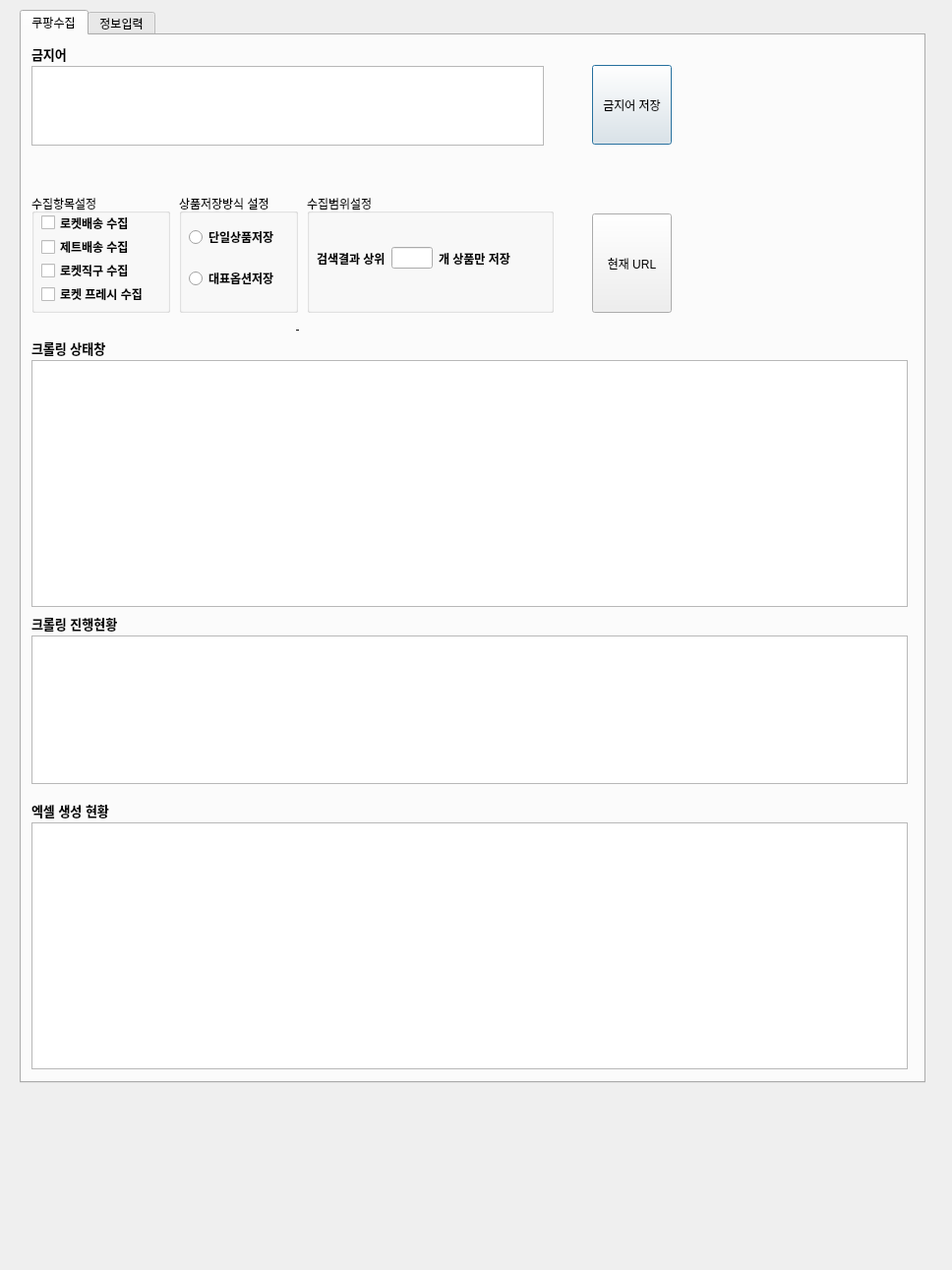
<?xml version="1.0" encoding="UTF-8"?>
<ui version="4.0">
 <class>dialog</class>
 <widget class="QDialog" name="dialog">
  <property name="geometry">
   <rect>
    <x>0</x>
    <y>0</y>
    <width>968</width>
    <height>1291</height>
   </rect>
  </property>
  <property name="windowTitle">
   <string>Dialog</string>
  </property>
  <widget class="QTabWidget" name="tabWidget">
   <property name="geometry">
    <rect>
     <x>20</x>
     <y>10</y>
     <width>921</width>
     <height>1091</height>
    </rect>
   </property>
   <property name="currentIndex">
    <number>0</number>
   </property>
   <widget class="QWidget" name="tab">
    <attribute name="title">
     <string>쿠팡수집</string>
    </attribute>
    <widget class="QPushButton" name="forbidden_keyword_save_pushButton">
     <property name="geometry">
      <rect>
       <x>580</x>
       <y>30</y>
       <width>81</width>
       <height>81</height>
      </rect>
     </property>
     <property name="minimumSize">
      <size>
       <width>0</width>
       <height>70</height>
      </size>
     </property>
     <property name="text">
      <string>금지어 저장</string>
     </property>
    </widget>
    <widget class="QPushButton" name="cp_crawling_start_pushButton">
     <property name="geometry">
      <rect>
       <x>580</x>
       <y>181</y>
       <width>81</width>
       <height>101</height>
      </rect>
     </property>
     <property name="minimumSize">
      <size>
       <width>0</width>
       <height>70</height>
      </size>
     </property>
     <property name="text">
      <string>현재 URL</string>
     </property>
    </widget>
    <widget class="QLabel" name="label_3">
     <property name="geometry">
      <rect>
       <x>10</x>
       <y>11</y>
       <width>51</width>
       <height>16</height>
      </rect>
     </property>
     <property name="font">
      <font>
       <pointsize>10</pointsize>
       <weight>75</weight>
       <bold>true</bold>
      </font>
     </property>
     <property name="text">
      <string>금지어</string>
     </property>
    </widget>
    <widget class="QGroupBox" name="groupBox_4">
     <property name="geometry">
      <rect>
       <x>290</x>
       <y>161</y>
       <width>251</width>
       <height>121</height>
      </rect>
     </property>
     <property name="title">
      <string>수집범위설정</string>
     </property>
     <widget class="QWidget" name="layoutWidget">
      <property name="geometry">
       <rect>
        <x>10</x>
        <y>20</y>
        <width>230</width>
        <height>91</height>
       </rect>
      </property>
      <layout class="QHBoxLayout" name="horizontalLayout">
       <item>
        <widget class="QLabel" name="label_2">
         <property name="font">
          <font>
           <weight>75</weight>
           <bold>true</bold>
          </font>
         </property>
         <property name="text">
          <string>검색결과 상위</string>
         </property>
        </widget>
       </item>
       <item>
        <widget class="QLineEdit" name="product_collect_amount_lineEdit">
         <property name="maximumSize">
          <size>
           <width>50</width>
           <height>16777215</height>
          </size>
         </property>
         <property name="frame">
          <bool>true</bool>
         </property>
         <property name="clearButtonEnabled">
          <bool>false</bool>
         </property>
        </widget>
       </item>
       <item>
        <widget class="QLabel" name="label">
         <property name="font">
          <font>
           <weight>75</weight>
           <bold>true</bold>
          </font>
         </property>
         <property name="text">
          <string>개 상품만 저장</string>
         </property>
        </widget>
       </item>
       <item>
        <spacer name="horizontalSpacer">
         <property name="orientation">
          <enum>Qt::Horizontal</enum>
         </property>
         <property name="sizeHint" stdset="0">
          <size>
           <width>40</width>
           <height>20</height>
          </size>
         </property>
        </spacer>
       </item>
      </layout>
     </widget>
    </widget>
    <widget class="QLabel" name="status_label">
     <property name="geometry">
      <rect>
       <x>20</x>
       <y>291</y>
       <width>521</width>
       <height>16</height>
      </rect>
     </property>
     <property name="text">
      <string>-</string>
     </property>
     <property name="alignment">
      <set>Qt::AlignCenter</set>
     </property>
    </widget>
    <widget class="QGroupBox" name="groupBox_3">
     <property name="geometry">
      <rect>
       <x>160</x>
       <y>161</y>
       <width>121</width>
       <height>121</height>
      </rect>
     </property>
     <property name="title">
      <string>상품저장방식 설정</string>
     </property>
     <widget class="QWidget" name="layoutWidget">
      <property name="geometry">
       <rect>
        <x>10</x>
        <y>20</y>
        <width>105</width>
        <height>91</height>
       </rect>
      </property>
      <layout class="QVBoxLayout" name="verticalLayout">
       <item>
        <layout class="QHBoxLayout" name="horizontalLayout_3">
         <item>
          <widget class="QRadioButton" name="single_product_save_radioButton">
           <property name="font">
            <font>
             <weight>75</weight>
             <bold>true</bold>
            </font>
           </property>
           <property name="text">
            <string>단일상품저장</string>
           </property>
          </widget>
         </item>
        </layout>
       </item>
       <item>
        <layout class="QHBoxLayout" name="horizontalLayout_4">
         <item>
          <widget class="QRadioButton" name="Representative_product_save_radioButton">
           <property name="font">
            <font>
             <weight>75</weight>
             <bold>true</bold>
            </font>
           </property>
           <property name="text">
            <string>대표옵션저장</string>
           </property>
          </widget>
         </item>
        </layout>
       </item>
      </layout>
     </widget>
    </widget>
    <widget class="QPlainTextEdit" name="forbidden_keyword_plainTextEdit">
     <property name="geometry">
      <rect>
       <x>10</x>
       <y>31</y>
       <width>521</width>
       <height>81</height>
      </rect>
     </property>
    </widget>
    <widget class="QGroupBox" name="groupBox_2">
     <property name="geometry">
      <rect>
       <x>10</x>
       <y>161</y>
       <width>141</width>
       <height>121</height>
      </rect>
     </property>
     <property name="title">
      <string>수집항목설정</string>
     </property>
     <widget class="QWidget" name="layoutWidget">
      <property name="geometry">
       <rect>
        <x>10</x>
        <y>20</y>
        <width>126</width>
        <height>91</height>
       </rect>
      </property>
      <layout class="QVBoxLayout" name="verticalLayout_3">
       <item>
        <widget class="QCheckBox" name="rocket_delivery_checkBox">
         <property name="font">
          <font>
           <weight>75</weight>
           <bold>true</bold>
          </font>
         </property>
         <property name="text">
          <string>로켓배송 수집</string>
         </property>
        </widget>
       </item>
       <item>
        <widget class="QCheckBox" name="rocket_merchant_checkBox">
         <property name="font">
          <font>
           <weight>75</weight>
           <bold>true</bold>
          </font>
         </property>
         <property name="text">
          <string>제트배송 수집</string>
         </property>
        </widget>
       </item>
       <item>
        <widget class="QCheckBox" name="rocket_global_checkBox">
         <property name="font">
          <font>
           <weight>75</weight>
           <bold>true</bold>
          </font>
         </property>
         <property name="text">
          <string>로켓직구 수집</string>
         </property>
        </widget>
       </item>
       <item>
        <widget class="QCheckBox" name="rocket_fresh_checkBox">
         <property name="font">
          <font>
           <weight>75</weight>
           <bold>true</bold>
          </font>
         </property>
         <property name="text">
          <string>로켓 프레시 수집</string>
         </property>
        </widget>
       </item>
      </layout>
     </widget>
    </widget>
    <widget class="QLabel" name="label_8">
     <property name="geometry">
      <rect>
       <x>10</x>
       <y>780</y>
       <width>101</width>
       <height>16</height>
      </rect>
     </property>
     <property name="font">
      <font>
       <pointsize>10</pointsize>
       <weight>75</weight>
       <bold>true</bold>
      </font>
     </property>
     <property name="text">
      <string>엑셀 생성 현황</string>
     </property>
    </widget>
    <widget class="QLabel" name="label_6">
     <property name="geometry">
      <rect>
       <x>10</x>
       <y>310</y>
       <width>91</width>
       <height>16</height>
      </rect>
     </property>
     <property name="font">
      <font>
       <pointsize>10</pointsize>
       <weight>75</weight>
       <bold>true</bold>
      </font>
     </property>
     <property name="text">
      <string>크롤링 상태창</string>
     </property>
    </widget>
    <widget class="QListWidget" name="crawling_status_listWidget">
     <property name="geometry">
      <rect>
       <x>10</x>
       <y>610</y>
       <width>891</width>
       <height>151</height>
      </rect>
     </property>
    </widget>
    <widget class="QLabel" name="label_7">
     <property name="geometry">
      <rect>
       <x>10</x>
       <y>590</y>
       <width>111</width>
       <height>16</height>
      </rect>
     </property>
     <property name="font">
      <font>
       <pointsize>10</pointsize>
       <weight>75</weight>
       <bold>true</bold>
      </font>
     </property>
     <property name="text">
      <string>크롤링 진행현황</string>
     </property>
    </widget>
    <widget class="QTableWidget" name="crawling_status_tableWidget">
     <property name="geometry">
      <rect>
       <x>10</x>
       <y>330</y>
       <width>891</width>
       <height>251</height>
      </rect>
     </property>
    </widget>
    <widget class="QTableWidget" name="excel_status_tableWidget">
     <property name="geometry">
      <rect>
       <x>10</x>
       <y>800</y>
       <width>891</width>
       <height>251</height>
      </rect>
     </property>
    </widget>
   </widget>
   <widget class="QWidget" name="tab_2">
    <attribute name="title">
     <string>정보입력</string>
    </attribute>
   </widget>
  </widget>
 </widget>
 <resources/>
 <connections/>
</ui>
